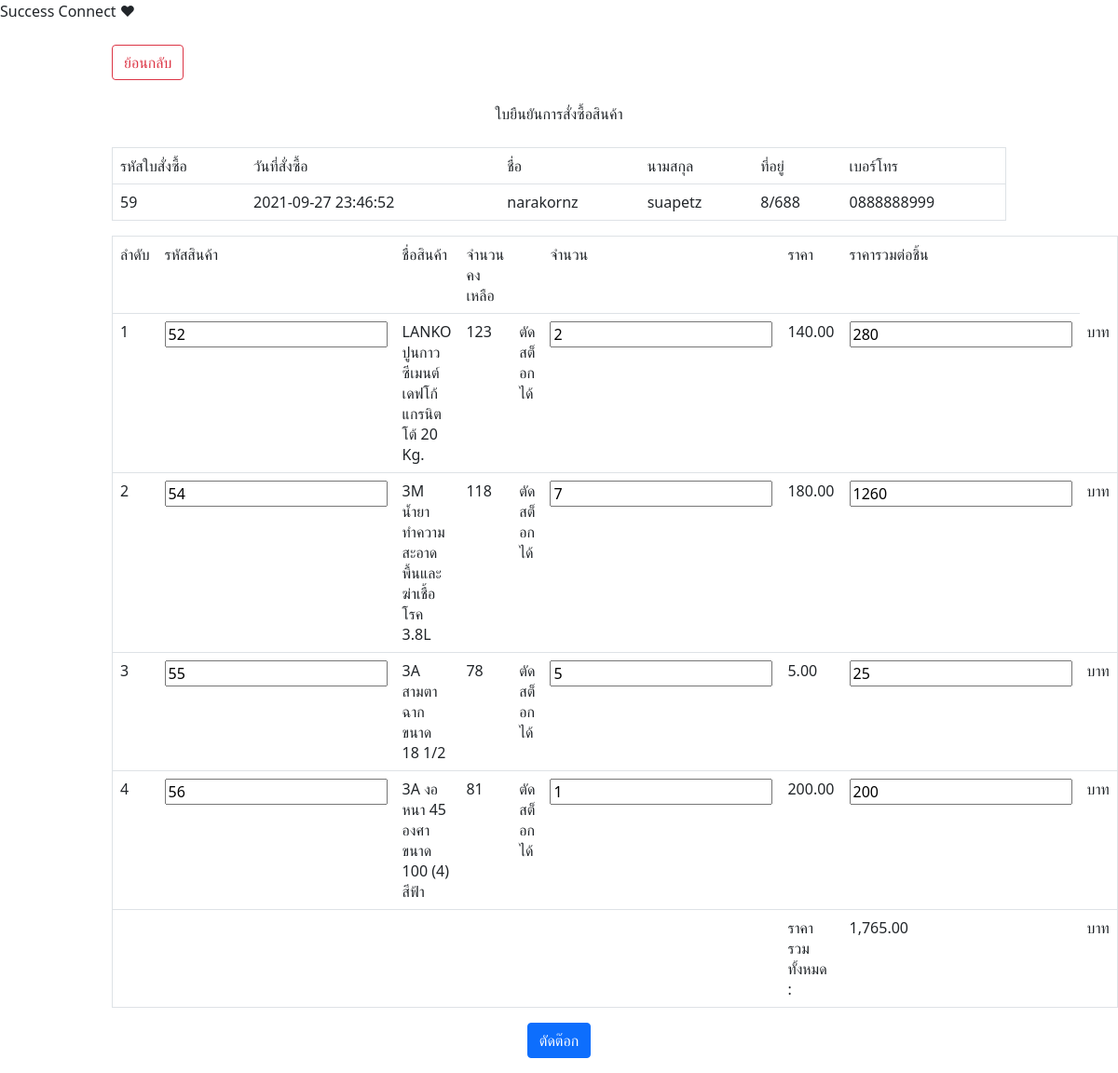
/Trash/subtaxstock.php?id=59, run on the app's committed database.
### tables this page shows
CREATE TABLE `cuspo` (
  `poID` int(10) NOT NULL,
  `poDate` datetime NOT NULL,
  `name` varchar(255) NOT NULL,
  `surname` varchar(255) NOT NULL,
  `tel` varchar(10) NOT NULL,
  `address` varchar(255) NOT NULL,
  `cusID` int(10) NOT NULL,
  `postatus` varchar(255) NOT NULL,
  `slip` varchar(255) NOT NULL
);

CREATE TABLE `cuspo_detail` (
  `podetailID` int(10) NOT NULL,
  `poID` int(10) NOT NULL,
  `productID` int(10) NOT NULL,
  `qty` int(255) NOT NULL
);

CREATE TABLE `product` (
  `productID` int(10) NOT NULL,
  `productName` varchar(255) NOT NULL,
  `productPic` varchar(255) NOT NULL,
  `productCategory` varchar(255) NOT NULL,
  `remainUnit` int(255) NOT NULL,
  `unit` varchar(255) NOT NULL,
  `price` int(255) NOT NULL,
  `productDetail` text NOT NULL
);

### Trash/subtaxstock.php (the view, shortened to what this page needs)
<?php require("conn.php");   ?>
<?php require("bootstrapscrip.php");   ?>
<html>
<head>
</head>
<body>
<div style="width:80%; margin:0px auto;">
<a href="poconf_list.php"><input type="button" class="btn btn-outline-danger" value="ย้อนกลับ"></a>
</div>
<center>
<br>
  ใบยืนยันการสั่งซื้อสินค้า
  <br>
  <br>
<?php
$id=$_GET['id'];
$strSQL = "SELECT * FROM cuspo WHERE poID = $id ";
$objQuery = mysqli_query($check, $strSQL)  or die(mysql_error());
$objResult = mysqli_fetch_array($objQuery);
?>
<div style="width:80%; margin:0px auto;">
<table border="1" class="table">
  <tr>
    <td>รหัสใบสั่งซื้อ</td>
    <td>วันที่สั่งซื้อ</td>
    <td>ชื่อ</td>
    <td>นามสกุล</td>
    <td>ที่อยู่</td>
    <td>เบอร์โทร</td>
  </tr>
    <tr>
      <td ><?php echo $objResult["poID"];?></td>
      <td ><?php echo $objResult["poDate"];?></td>
      <td ><?php echo $objResult["name"];?></td>
      <td ><?php echo $objResult["surname"];?></td>
      <td ><?php echo $objResult["address"];?></td>
      <td ><?php echo $objResult["tel"];?></td>
    </tr>
  </table>
  <form name="form" method="post" action="subtaxstock_pc.php?Action=Save">
<table border="1" class="table">
  <tr>
    <td >ลำดับ</td>
    <td >รหัสสินค้า</td>
    <td width="25%">ชื่อสินค้า</td>
    <td width="100px">จำนวนคงเหลือ</td>
    <td width="100px"></td>
    <td >จำนวน</td>
    <td >ราคา</td>
    <td >ราคารวมต่อชิ้น</td>
  </tr>
<?php
$i=0;
$n=0;
$SumTotal = 0;
$remsum = 0;
$strSQL2 = "SELECT * FROM cuspo_detail WHERE poID = $id ";
$objQuery2 = mysqli_query($check,$strSQL2)  or die(mysql_error());
while($objResult2 = mysqli_fetch_array($objQuery2))
{
    $i=$i+1;
    $n++;
		$strSQL3 = "SELECT * FROM product WHERE productID = '".$objResult2["productID"]."' ";
		$objQuery3 = mysqli_query($check,$strSQL3)  or die(mysql_error());
		$objResult3 = mysqli_fetch_array($objQuery3);
		$Total = $objResult2["qty"] * $objResult3["price"];
		$SumTotal = $SumTotal + $Total;
	  ?>
	<tr>
        <td><?php echo $n;?></td>
		<td>
        <input name="txtproductID<?php echo $i;?>" type=""      value="<?php echo $objResult2["productID"];?>"></td>
		    <td><?php echo $objResult3["productName"];?>
        <input name="txtimstatus<?php echo $i;?>" type="hidden"      value="ส่งออก"></td>
        <td> <?php echo $objResult3["remainUnit"];?></td>
        <td> <?php
        if($objResult3["remainUnit"] < $objResult2["qty"]){
            $remcheck=1;
            echo "สินค้าไม่เพียงพอ";
        }else{
            $remcheck=0;
            echo "ตัดสต็อกได้";
        }
        $remsum = $remsum + $remcheck;
        ?></td>
        <td><input name="txtaddunit<?php echo $i;?>" type=""      value="<?php echo $objResult2["qty"];?>"></td>
		<td><?php echo number_format($objResult3["price"],2);?></td>
		<td><input name="totalunp<?php echo $i;?>" type=""      value="<?php echo $Total;?>"></td>
        <td>บาท</td>
	</tr>
<?php
 }
?>
  <tr>
    <td colspan="6"></td>
      <td>ราคารวมทั้งหมด : </td>
      <td><?php echo number_format($SumTotal,2);?></td>
      <td>บาท</td>
</tr>
</table>
<?php if($remsum != 0){ echo "สินค้าคงเหลือไม่เพียงพอ ไม่สามารถตัดสต็อกได้";
} else { ?>
<input class="btn btn-primary" type="submit" name="submit" value="ตัดต๊อก">
<?php } ?>
</form>
</body>
</html>

### data on the page
cuspo: poID "59", poDate "2021-09-27 23:46:52", name "narakornz", surname "suapetz", address "8/688", tel "0888888999"
cuspo_detail: productID "52", productID.productName "LANKO ปูนกาวซีเมนต์ เดฟโก้ แกรนิตโต้ 20 Kg.", productID.remainUnit "123", shows "ตัดสต็อกได้", qty "2", productID.price "140.00", qty.price "280"
cuspo_detail: productID "54", productID.productName "3M น้ำยาทำความสะอาดพื้นและฆ่าเชื้อโรค 3.8L", productID.remainUnit "118", shows "ตัดสต็อกได้", qty "7", productID.price "180.00", qty.price "1260"
cuspo_detail: productID "55", productID.productName "3A สามตาฉาก ขนาด 18 1/2", productID.remainUnit "78", shows "ตัดสต็อกได้", qty "5", productID.price "5.00", qty.price "25"
cuspo_detail: productID "56", productID.productName "3A งอหนา 45 องศา ขนาด 100 (4) สีฟ้า", productID.remainUnit "81", shows "ตัดสต็อกได้", qty "1", productID.price "200.00", qty.price "200"

### other printed values
$SumTotal "1,765.00"
